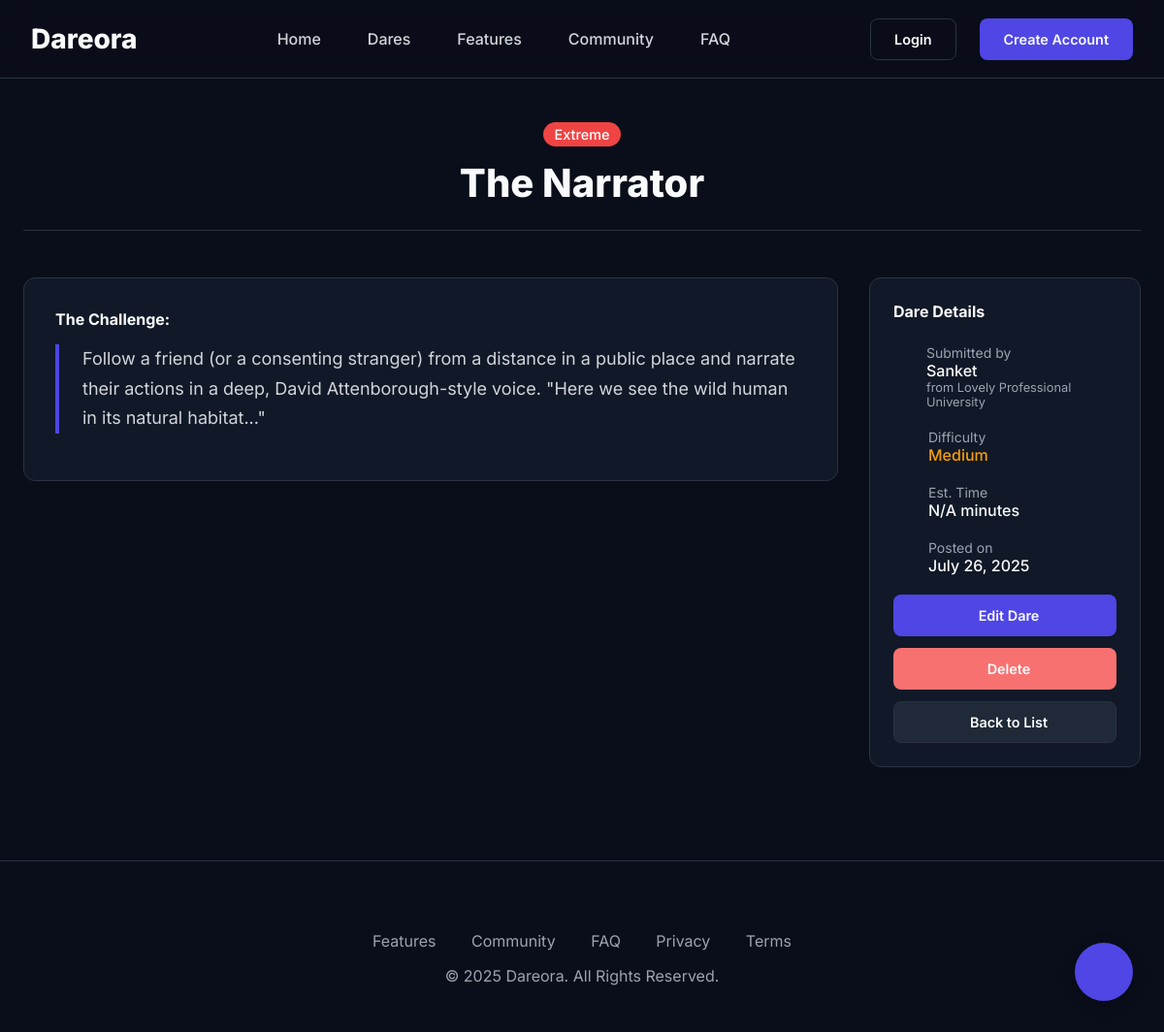
Screenshot of /dare/the-narrator/ with the database file from the repository.
### dares/models.py (models this page shows, shortened)
class Dare(models.Model):
    STATUS_CHOICES = [
        ('pending', 'Pending Review'),
        ('approved', 'Approved'),
        ('rejected', 'Rejected'),
        ('featured', 'Featured'),
    ]
    phone_regex = RegexValidator(
        regex=r'^\+?1?\d{9,15}$',
        message="Phone number must be entered in the format: '+999999999'. Up to 15 digits allowed."
    )
    id = models.UUIDField(primary_key=True, default=uuid.uuid4, editable=False)
    title = models.CharField(max_length=200, help_text="Give your dare a catchy title")
    slug = models.SlugField(unique=True, blank=True)
    name = models.CharField(max_length=100, help_text="Your full name")
    email = models.EmailField(help_text="Your email address")
    phone_number = models.CharField(
        validators=[phone_regex],
        max_length=17,
        help_text="Your phone number for verification"
    )
    college = models.CharField(max_length=200, help_text="Your college/university name")
    dare_text = models.TextField(help_text="Describe the dare in detail")
    category = models.ForeignKey(
        Category,
        on_delete=models.CASCADE,
        related_name='dares',
        help_text="Select the appropriate category"
    )
    difficulty = models.ForeignKey(
        DifficultyLevel,
        on_delete=models.CASCADE,
        related_name='dares',
        help_text="How difficult is this dare?"
    )
    estimated_time = models.PositiveIntegerField(
        help_text="Estimated time to complete (in minutes)",
        null=True,
        blank=True
    )
    required_items = models.TextField(
        blank=True,
        help_text="List any items/materials needed (optional)"
    )
    safety_notes = models.TextField(
        blank=True,
        help_text="Any safety precautions or warnings (optional)"
    )
    status = models.CharField(max_length=20, choices=STATUS_CHOICES, default='pending')
    is_approved = models.BooleanField(default=False)
    is_featured = models.BooleanField(default=False)
    rejection_reason = models.TextField(blank=True)
    views_count = models.PositiveIntegerField(default=0)
    likes_count = models.PositiveIntegerField(default=0)
    completions_count = models.PositiveIntegerField(default=0)
    created_at = models.DateTimeField(auto_now_add=True)
    updated_at = models.DateTimeField(auto_now=True)
    approved_at = models.DateTimeField(null=True, blank=True)
    class Meta:
        ordering = ['-created_at']
        indexes = [
            models.Index(fields=['status', 'is_approved']),
            models.Index(fields=['category', 'difficulty']),
            models.Index(fields=['-created_at']),
        ]
    def save(self, *args, **kwargs):
        if self.status == 'approved':
            self.is_approved = True
            if not self.approved_at:
                from django.utils import timezone
                self.approved_at = timezone.now()
        elif self.status == 'featured':
            self.is_approved = True
            self.is_featured = True
            if not self.approved_at:
                from django.utils import timezone
                self.approved_at = timezone.now()
        else:
            self.is_approved = False
            self.is_featured = False
        super().save(*args, **kwargs)
    @property
    def difficulty_badge_color(self):
        colors = {
            'easy': '#10B981',
            'medium': '#F59E0B',
            'hard': '#EF4444',
            'extreme': '#7C2D12'
        }
        return colors.get(self.difficulty.name, '#6B7280')
    def increment_views(self):
        self.views_count += 1
        self.save(update_fields=['views_count'])

class Category(models.Model):
    CATEGORY_CHOICES = [
        ('extreme', 'Extreme'),
        ('creative', 'Creative'),
        ('social', 'Social'),
        ('adventure', 'Adventure'),
    ]
    CATEGORY_ICONS = {
        'extreme': 'ph-flame',
        'creative': 'ph-paint-brush',
        'social': 'ph-users',
        'adventure': 'ph-mountains',
    }
    CATEGORY_COLORS = {
        'extreme': '#EF4444',
        'creative': '#8B5CF6',
        'social': '#06B6D4',
        'adventure': '#F59E0B',
    }
    name = models.CharField(max_length=50, choices=CATEGORY_CHOICES, unique=True)
    description = models.TextField(blank=True)
    is_active = models.BooleanField(default=True)
    created_at = models.DateTimeField(auto_now_add=True)
    class Meta:
        verbose_name_plural = "Categories"
        ordering = ['name']
    def __str__(self):
        return self.get_name_display()
    @property
    def color(self):
        return self.CATEGORY_COLORS.get(self.name, '#6B7280')

class DifficultyLevel(models.Model):
    DIFFICULTY_CHOICES = [
        ('easy', 'Easy'),
        ('medium', 'Medium'),
        ('hard', 'Hard'),
        ('extreme', 'Extreme'),
    ]
    name = models.CharField(max_length=20, choices=DIFFICULTY_CHOICES, unique=True)
    description = models.TextField(blank=True)
    color = models.CharField(max_length=7, default='#6B7280')
    def __str__(self):
        return self.get_name_display()
    class Meta:
        ordering = ['name']

### dares/views.py (the view)
# urls.py: path('dare/<slug:slug>/', DareDetailView.as_view(), name='dare_detail'),
class DareDetailView(DetailView):
    model = Dare
    template_name = 'dare_detail.html'
    context_object_name = 'dare'
    slug_field = 'slug'
    slug_url_kwarg = 'slug'
    def get_queryset(self):
        return Dare.objects.filter(is_approved=True).select_related(
            'category', 'difficulty'
        )
    def get_object(self, queryset=None):
        obj = super().get_object(queryset)
        obj.increment_views()
        return obj
    def get_context_data(self, **kwargs):
        context = super().get_context_data(**kwargs)
        context['completion_form'] = DareCompletionForm()
        context['recent_completions'] = DareCompletion.objects.filter(
            dare=self.object, is_verified=True
        ).order_by('-completed_at')[:5]
        context['user_has_liked'] = False
        context['related_dares'] = Dare.objects.filter(
            category=self.object.category,
            is_approved=True
        ).exclude(id=self.object.id).select_related(
            'category', 'difficulty'
        )[:4]
        total_attempts = DareCompletion.objects.filter(dare=self.object).count()
        verified_completions = DareCompletion.objects.filter(
            dare=self.object, is_verified=True
        ).count()
        if total_attempts > 0:
            context['completion_rate'] = round((verified_completions / total_attempts) * 100, 1)
        else:
            context['completion_rate'] = 0
        context['total_attempts'] = total_attempts
        return context

### templates/dare_detail.html (shortened to what this page needs)
{% extends 'base.html' %}
{% block content %}
<div class="page-header">
    <span class="meta-value" style="background: {{ dare.category.color }}; color: #fff; padding: 0.25rem 0.75rem; border-radius: var(--radius-full); font-size: 0.9rem;">{{ dare.category }}</span>
    <h2 style="margin-top: 1rem;">{{ dare.title }}</h2>
</div>
<div class="dare-detail-grid">
    <div class="main-content">
        <div class="card">
            <h4>The Challenge:</h4>
            <blockquote class="dare-blockquote">
                {{ dare.dare_text|linebreaks }}
            </blockquote>
        </div>
    </div>
    <div class="sidebar">
        <div class="sidebar-card">
            <h4>Dare Details</h4>
            <ul class="dare-meta">
                <li>
                    <div>
                        <div class="meta-label">Submitted by</div>
                        <div class="meta-value">{{ dare.name }}</div>
                        <div class="meta-label" style="font-size: 0.8rem;">from {{ dare.college }}</div>
                    </div>
                </li>
                <li>
                    <div>
                        <div class="meta-label">Difficulty</div>
                        <div class="meta-value" style="color: {{ dare.difficulty_badge_color }};">{{ dare.difficulty }}</div>
                    </div>
                </li>
                <li>
                    <div>
                        <div class="meta-label">Est. Time</div>
                        <div class="meta-value">{{ dare.estimated_time|default:"N/A" }} minutes</div>
                    </div>
                </li>
                <li>
                    <div>
                        <div class="meta-label">Posted on</div>
                        <div class="meta-value">{{ dare.created_at|date:"F j, Y" }}</div>
                    </div>
                </li>
            </ul>
            <div class="form-actions" style="flex-direction: column; gap: 0.75rem; margin-top: 0;">
                <a href="{% url 'dares:dare_edit' dare.slug %}" class="btn btn-primary"> Edit Dare</a>
                <a href="{% url 'dares:dare_delete' dare.slug %}" class="btn btn-danger"> Delete</a>
                <a href="{% url 'dares:dare_list' %}" class="btn btn-secondary"> Back to List</a>
            </div>
        </div>
    </div>
</div>
{% endblock %}

### templates/base.html (style rules this page uses)
:root { --color-background: #0A0E1A; --color-surface: #111827; --color-surface-light: #1F2937; --color-border: #2c3242; --color-text-primary: #F9FAFB; --color-text-secondary: #D1D5DB; --color-text-muted: #9CA3AF; --color-brand: #4F46E5; --color-brand-light: rgba(79, 70, 229, 0.1); --color-accent: #3B82F6; --color-danger: #F87171; --color-success: #34D399; --space-xs: 0.25rem; --space-sm: 0.5rem; --space-md: 1rem; --space-lg: 1.5rem; --space-xl: 2rem; --space-2xl: 3rem; --radius-md: 0.5rem; --radius-lg: 0.75rem; --radius-full: 9999px; --shadow-glow: 0 0 25px rgba(79, 70, 229, 0.3); }
* { box-sizing: border-box; margin: 0; padding: 0; }
html { scroll-behavior: smooth; }
body { font-family: 'Inter', sans-serif; background-color: var(--color-background); color: var(--color-text-primary); -webkit-font-smoothing: antialiased; -moz-osx-font-smoothing: grayscale; overflow-x: hidden; }
.page-header { text-align: center; margin-bottom: var(--space-2xl); padding-bottom: var(--space-lg); border-bottom: 1px solid var(--color-border); }
.page-header h2 { font-size: 2.5rem; font-weight: 800; }
.card { background: var(--color-surface); border: 1px solid var(--color-border); border-radius: var(--radius-lg); padding: var(--space-xl); }
.btn { display: inline-flex; align-items: center; justify-content: center; gap: var(--space-sm); padding: 0.75rem 1.5rem; border-radius: var(--radius-md); font-weight: 600; text-decoration: none; transition: all 0.2s ease; cursor: pointer; border: 1px solid transparent; font-size: 0.9rem; }
.btn-primary { background-color: var(--color-brand); color: var(--color-text-primary); }
.btn-secondary { background-color: var(--color-surface-light); color: var(--color-text-primary); border: 1px solid var(--color-border); }
.btn-danger { background-color: var(--color-danger); color: var(--color-text-primary); }
.form-actions { margin-top: var(--space-xl); display: flex; gap: var(--space-md); }

### templates/dare_detail.html (style rules this page uses)
.dare-detail-grid { display: grid; grid-template-columns: 1fr; gap: 2rem; }
@media (min-width: 992px) { .dare-detail-grid { grid-template-columns: 3fr 1fr; } }
@media (min-width: 992px) { .main-content { order: 1; } }
@media (min-width: 992px) { .sidebar { order: 2; } }
.dare-meta { list-style: none; padding: 0; margin: 1.5rem 0 0 0; }
.dare-meta li { display: flex; align-items: flex-start; gap: 0.75rem; margin-bottom: 1.25rem; font-size: 1rem; }
.meta-label { color: var(--color-text-muted); font-size: 0.875rem; }
.meta-value { font-weight: 500; color: var(--color-text-primary); }
.dare-blockquote { border-left: 4px solid var(--color-brand); padding-left: 1.5rem; margin: 1rem 0; font-size: 1.125rem; color: var(--color-text-secondary); line-height: 1.7; }
.sidebar-card { background-color: var(--color-surface); border: 1px solid var(--color-border); border-radius: var(--radius-lg); padding: 1.5rem; position: sticky; top: 100px; }

### rows the page displays
Dare: category "Extreme", title "The Narrator", dare_text "Follow a friend (or a consenting stranger) from a distance in a public place and narrate their actions in a deep, David Attenborough-style voice. \"Here we see the wild human in its natural habitat...\"", name "Sanket", college "Lovely Professional University", difficulty "Medium", estimated_time "N/A", created_at "July 26, 2025"
